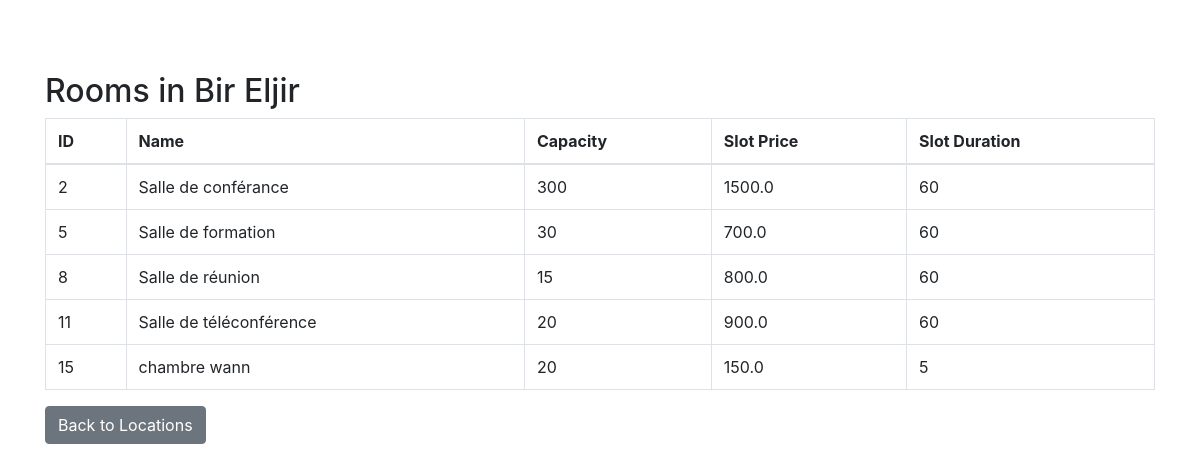
The app's page /admin/locations/2/rooms with its own data.
### app/models/domain.py (models this page shows)
class Location(Base):
    __tablename__ = 'locations'
    id = Column(Integer, primary_key=True)
    name = Column(String(100), nullable=False)
    image_data = Column(LargeBinary, nullable=True) #largebinary -----> pour image
    rooms = relationship('Room', backref='location')

class Room(Base):
    __tablename__ = 'rooms'
    id = Column(Integer, primary_key=True)
    name = Column(String(100), nullable=False)
    capacity = Column(Integer, nullable=False)
    slot_price = Column(Float, nullable=False)
    slot_duration = Column(Integer, nullable=False, default=60)  #ppar défault 1h
    location_id = Column(Integer, ForeignKey('locations.id'), nullable=False)
    bookings = relationship('Booking', backref='room')
    image_data = Column(LargeBinary)

### app/api/routers/admin.py (the view)
@admin_bp.get('/locations/{location_id}/rooms', response_class=HTMLResponse)
def location_rooms(request: Request, location_id: int):
    location = next((loc for loc in get_all_locations() if loc.id == location_id), None)
    if not location:
        return HTMLResponse("Location not found", status_code=404)
    rooms = [room for room in get_all_rooms() if room.location_id == location_id]
    return templates.TemplateResponse(request, 'location_rooms.html', {"request": request, "location": location, "rooms": rooms})

### templates/location_rooms.html (shortened to what this page needs)
﻿<!DOCTYPE html>
<html lang="en">
<head>
    <link rel="stylesheet" href="https://stackpath.bootstrapcdn.com/bootstrap/4.5.2/css/bootstrap.min.css">
</head>
<body>
<div class="container mt-5">
    <h2>Rooms in {{ location.name }}</h2>
    <table class="table table-bordered">
        <thead>
            <tr>
                <th>ID</th>
                <th>Name</th>
                <th>Capacity</th>
                <th>Slot Price</th>
                <th>Slot Duration</th>
            </tr>
        </thead>
        <tbody>
            {% for room in rooms %}
            <tr>
                <td>{{ room.id }}</td>
                <td>{{ room.name }}</td>
                <td>{{ room.capacity }}</td>
                <td>{{ room.slot_price }}</td>
                <td>{{ room.slot_duration }}</td>
            </tr>
            {% endfor %}
        </tbody>
    </table>
    <a href="{{ url_for('locations_page') }}" class="btn btn-secondary">Back to Locations</a>
</div>
</body>
</html>

### records on screen
Location: name "Bir Eljir"
Room: id "2", name "Salle de conférance", capacity "300", slot_price "1500.0", slot_duration "60"
Room: id "5", name "Salle de formation", capacity "30", slot_price "700.0", slot_duration "60"
Room: id "8", name "Salle de réunion", capacity "15", slot_price "800.0", slot_duration "60"
Room: id "11", name "Salle de téléconférence", capacity "20", slot_price "900.0", slot_duration "60"
Room: id "15", name "chambre wann", capacity "20", slot_price "150.0", slot_duration "5"
